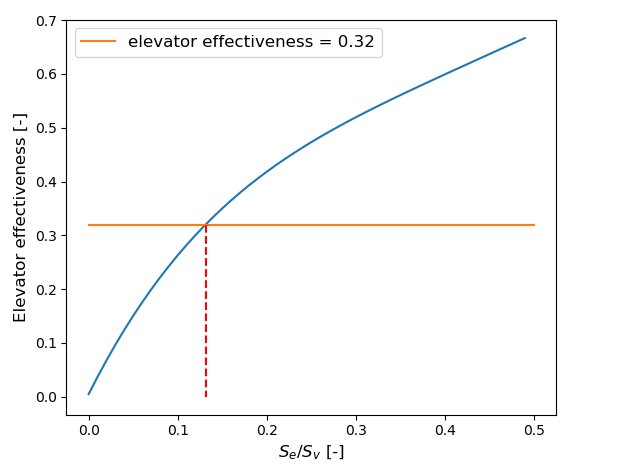

Source code (Python):
import numpy as np
import detailed_design.parameters as p
import detailed_design.empennage.horizontal_tail_sizing as h
import matplotlib.pyplot as plt
import detailed_design.empennage.empennage_sizing as emp

V_R = 1.3 * p.V_stall
mu = 0.04
rotation_acc_TO = 7 * (np.pi / 180) #[rad/s^2]
R_y = 0.34
I_yy = 1.34 * ((p.l_fuselage*3.28084)**2 * (p.MTOW*0.225) * R_y**2) / (4 * 32.17)
alpha_w = - np.pi 
elevator_rotation_max = -25 * np.pi / 180
span_ratio = 0.8

#LOCATIONS
x_cg = 11.06
x_mg = 12
x_ac_h = p.l_fuselage - x_cg - 0.75 * emp.c_root_v
z_drag = 0
z_cg = 0
z_mg = -1.5
z_thrust = 0.5

#FORCES
L_wf = p.q_TO * p.C_L_max_TO * p.S
N = p.MTOW - L_wf
F_f = mu * N
D_TO = p.q_TO * p.C_D_TO * p.S
M_ac = p.q_TO * h.C_m_ac * p.S * p.MAC

acc_TO = (p.T_TO - D_TO - 0.04 * N) / p.mtom
#MOMENTS
M_weight = p.MTOW * (x_mg - x_cg)
M_drag = D_TO * (z_drag - z_mg)
M_thrust = p.T_TO * (z_thrust - z_cg)
M_lift = L_wf * (x_mg - h.x_ac)
M_acc = p.mtom * acc_TO * (z_cg - z_mg)

L_h = (M_lift + M_ac + M_acc - M_weight + M_drag - M_thrust - I_yy * rotation_acc_TO) / (x_ac_h - x_mg)

C_L_h = L_h / (p.q_TO * p.S * span_ratio)

downwash_angle_0 = (2 * p.C_L_max_TO) / (np.pi * p.A)

de_daplha = (2 * h.C_L_alpha_w) / (np.pi * p.A)

downwash = downwash_angle_0 + (de_daplha * alpha_w)

alpha_h = alpha_w - downwash

elevator_effectiveness = (alpha_h * np.pi / 180 + (C_L_h / h.C_L_alpha_h)) / elevator_rotation_max

print(elevator_effectiveness)
elevator_effectiveness = 0.32
x = np.arange(0,0.5,0.01)
y = -6.624 * x**4 + 12.07 * x**3 - 8.292 * x**2 + 3.295 *x + 0.004942
plt.clf()

x_0 = [0,0.5]
y_0 = [elevator_effectiveness,elevator_effectiveness]
x_a = [0.132, 0.132]
y_a = [0.32, 0]

plt.plot(x,y)
plt.plot(x_0,y_0, label="elevator effectiveness = 0.32")
plt.plot(x_a,y_a, "r--")

plt.legend(loc="best", fontsize="large")
plt.xlabel(r"$S_e/S_v$ [-]", size="large")
plt.ylabel("Elevator effectiveness [-]", size="large")
plt.show()
